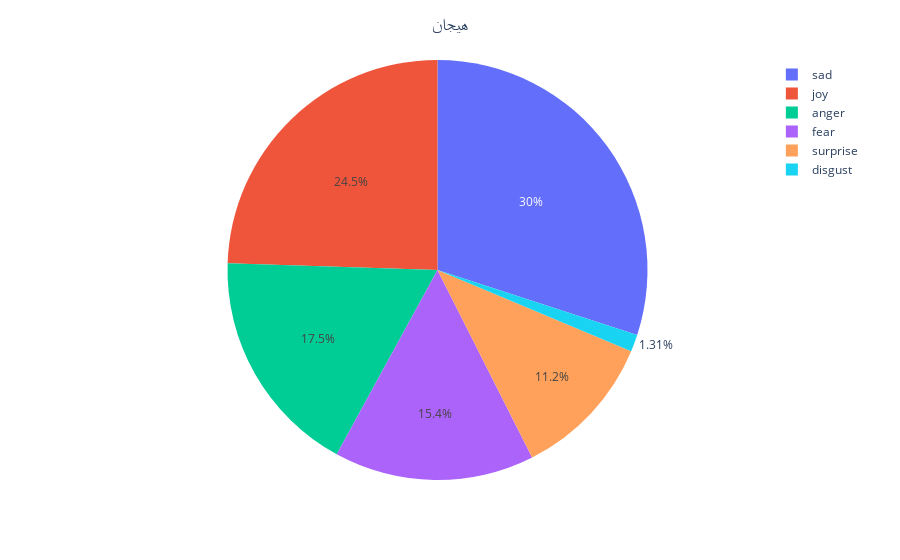

The cell this chart's notebook holds for it:
### Code cell
fig = px.pie(maindf.emotion.value_counts().rename_axis(['هیجان']).reset_index(name='تعداد'), values='تعداد', names='هیجان', hover_data=['هیجان'])
fig.update_layout(title_text="هیجان", title_x=0.5)
pyo.iplot(fig, filename = 'توزیع داده هیجان')

### Figure 1 — Plotly figure (JSON) as saved in the notebook; plotly's stock layout.template omitted (floating-point values rounded to 4 significant figures)
{"data": [{"customdata": [["sad"], ["joy"], ["anger"], ["fear"], ["surprise"], ["disgust"]], "domain": {"x": [0, 1], "y": [0, 1]}, "hovertemplate": "هیجان=%{customdata[0]}<br>تعداد=%{value}<extra></extra>", "labels": ["sad", "joy", "anger", "fear", "surprise", "disgust"], "legendgroup": "", "name": "", "showlegend": true, "type": "pie", "values": [34328, 28024, 20069, 17624, 12859, 1501]}], "layout": {"legend": {"tracegroupgap": 0}, "margin": {"t": 60}, "title": {"text": "هیجان", "x": 0.5}}}
